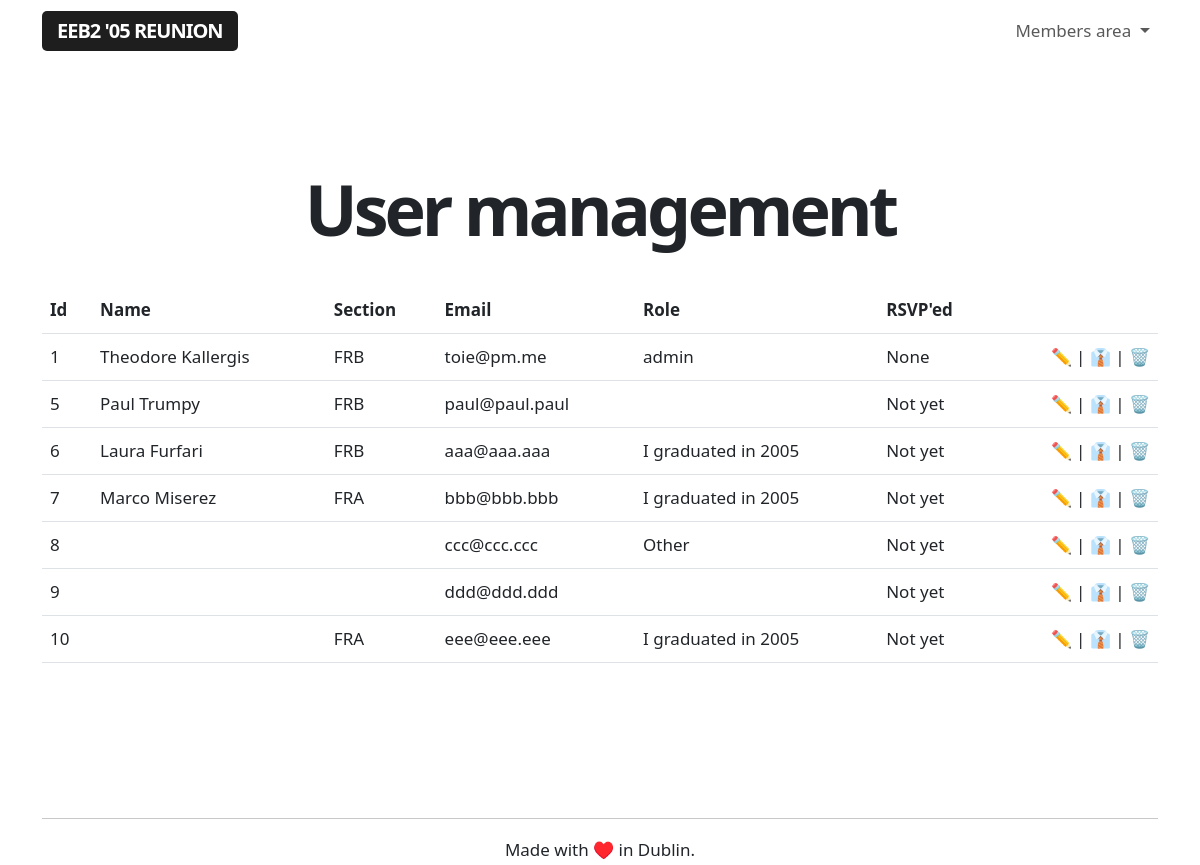
Before: /admin/users (signed in) with the older database file.
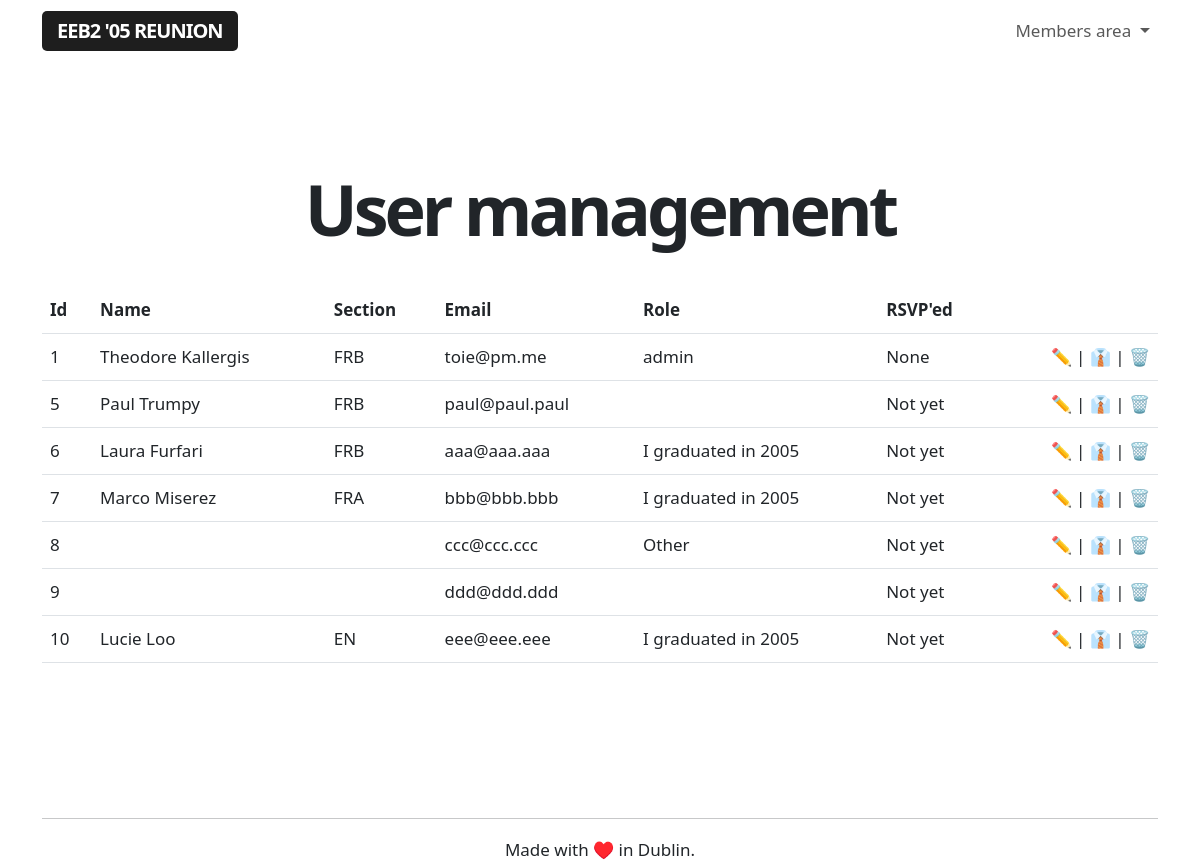
After: the same page with the newer database file.
### app/models.py (models this page shows, shortened)
class User(UserMixin, db.Model):
    id = db.Column(db.Integer, primary_key=True)
    username = db.Column(db.String(64), index=True, unique=True)
    name = db.Column(db.String(64), index=True, unique=False)
    section = db.Column(db.String(64), index=True, unique=False)
    email = db.Column(db.String(120), index=True, unique=True)
    password_hash = db.Column(db.String(128))
    role = db.Column(db.String(64), index=True, unique=False)
    rsvp = db.Column(db.String(64), index=True, unique=False)
    facebook = db.Column(db.String(64), index=True, unique=False)
    twitter = db.Column(db.String(64), index=True, unique=False)
    instagram = db.Column(db.String(64), index=True, unique=False)
    linkedin = db.Column(db.String(64), index=True, unique=False)
    snapchat = db.Column(db.String(64), index=True, unique=False)
    reddit = db.Column(db.String(64), index=True, unique=False)
    mastodon = db.Column(db.String(64), index=True, unique=False)
    tiktok = db.Column(db.String(64), index=True, unique=False)

### app/routes.py (the view)
@app.route('/admin/users', methods=['GET'])
@login_required
def adminusermanagement():
    if current_user.role == 'admin':
        users = User.query.order_by(User.id.asc())
    else:
        flash('This is a restricted area.')
        return redirect(url_for('index'))
    return render_template("user_management.html", title='User management',
        users=users)

### app/models.py (called while the page is built)
@login.user_loader
def load_user(id):
    return User.query.get(int(id))

### app/templates/user_management.html
{% extends "base.html" %}
{% block content %}
<div class="title">
    <h1>User management</h1>
</div>
<br>
<br>
<table class="table">
    <tr>
        <th>Id</th>
        <th>Name</th>
        <th>Section</th>
        <th>Email</th>
        <th>Role</th>
        <th>RSVP'ed</th>
        <th></th>
    </tr>
{% for user in users %}
    {% include '_users.html' %}
{% endfor %}
</table>
{% endblock %}

### app/templates/_users.html
<tr>
    <td>{{ user.id }}</td>
    <td>{{ user.name }}</td>
    <td>{{ user.section }}</td>
    <td>{{ user.email }}</td>
    <td>{{ user.role }}</td>
    <td>{{ user.rsvp }}</td>
        <td class="aligniconsright"><a class="nolinkdecoration" href="#">✏️</a> | <a class="nolinkdecoration" href="{{ url_for('toggleadmin', userid = user.id) }}">👔</a> | <a class="nolinkdecoration" href="{{ url_for('delete_user', userid=user.id) }}">🗑️</a></td>
</tr>

Changed rows visible on the page:
changed User "eee@eee.eee": name (not shown) → "Lucie Loo"; section "FRA" → "EN"
